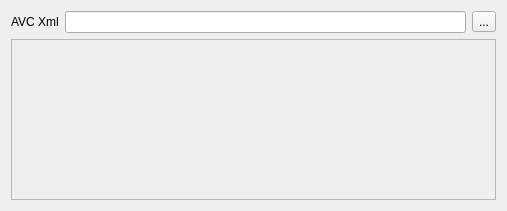
<?xml version="1.0" encoding="UTF-8"?>
<ui version="4.0">
 <class>GTAActionAVCWidget</class>
 <widget class="QWidget" name="GTAActionAVCWidget">
  <property name="geometry">
   <rect>
    <x>0</x>
    <y>0</y>
    <width>507</width>
    <height>211</height>
   </rect>
  </property>
  <property name="windowTitle">
   <string>Form</string>
  </property>
  <layout class="QGridLayout" name="gridLayout">
   <item row="0" column="0">
    <layout class="QHBoxLayout" name="horizontalLayout">
     <property name="spacing">
      <number>6</number>
     </property>
     <item>
      <widget class="QLabel" name="label">
       <property name="sizePolicy">
        <sizepolicy hsizetype="Preferred" vsizetype="Fixed">
         <horstretch>0</horstretch>
         <verstretch>0</verstretch>
        </sizepolicy>
       </property>
       <property name="text">
        <string>AVC Xml</string>
       </property>
      </widget>
     </item>
     <item>
      <widget class="QLineEdit" name="browseXMLLE"/>
     </item>
     <item>
      <widget class="QToolButton" name="browseXMLPB">
       <property name="text">
        <string>...</string>
       </property>
      </widget>
     </item>
    </layout>
   </item>
   <item row="1" column="0">
    <widget class="QFrame" name="dynamicWidgetFrame">
     <property name="frameShape">
      <enum>QFrame::StyledPanel</enum>
     </property>
     <property name="frameShadow">
      <enum>QFrame::Raised</enum>
     </property>
    </widget>
   </item>
  </layout>
 </widget>
 <resources/>
 <connections/>
</ui>
